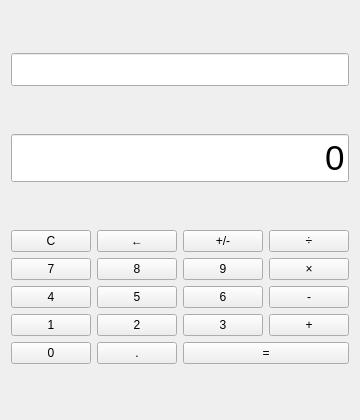
<?xml version="1.0" encoding="UTF-8"?>
<ui version="4.0">
 <class>Widget</class>
 <widget class="QWidget" name="Widget">
  <property name="geometry">
   <rect>
    <x>0</x>
    <y>0</y>
    <width>300</width>
    <height>420</height>
   </rect>
  </property>
  <property name="windowTitle">
   <string>计算器</string>
  </property>
  <layout class="QVBoxLayout" name="verticalLayout" spacing="6">
   <item>
    <widget class="QLineEdit" name="lineEdit_formula">
     <property name="font">
      <font><pointsize>16</pointsize></font>
     </property>
     <property name="alignment">
      <set>Qt::AlignRight</set>
     </property>
     <property name="readOnly">
      <bool>true</bool>
     </property>
    </widget>
   </item>
   <item>
    <widget class="QLineEdit" name="lineEdit_result">
     <property name="font">
      <font><pointsize>26</pointsize></font>
     </property>
     <property name="alignment">
      <set>Qt::AlignRight</set>
     </property>
     <property name="readOnly">
      <bool>true</bool>
     </property>
     <property name="text">
      <string>0</string>
     </property>
    </widget>
   </item>
   <item>
    <layout class="QGridLayout" name="gridLayout">
     <item row="0" column="0">
      <widget class="QPushButton" name="btnClear"><property name="text"><string>C</string></property></widget>
     </item>
     <item row="0" column="1">
      <widget class="QPushButton" name="btnBack"><property name="text"><string>←</string></property></widget>
     </item>
     <item row="0" column="2">
      <widget class="QPushButton" name="btnSign"><property name="text"><string>+/-</string></property></widget>
     </item>
     <item row="0" column="3">
      <widget class="QPushButton" name="btnDiv"><property name="text"><string>÷</string></property></widget>
     </item>
     <item row="1" column="0">
      <widget class="QPushButton" name="btn7"><property name="text"><string>7</string></property></widget>
     </item>
     <item row="1" column="1">
      <widget class="QPushButton" name="btn8"><property name="text"><string>8</string></property></widget>
     </item>
     <item row="1" column="2">
      <widget class="QPushButton" name="btn9"><property name="text"><string>9</string></property></widget>
     </item>
     <item row="1" column="3">
      <widget class="QPushButton" name="btnMul"><property name="text"><string>×</string></property></widget>
     </item>
     <item row="2" column="0">
      <widget class="QPushButton" name="btn4"><property name="text"><string>4</string></property></widget>
     </item>
     <item row="2" column="1">
      <widget class="QPushButton" name="btn5"><property name="text"><string>5</string></property></widget>
     </item>
     <item row="2" column="2">
      <widget class="QPushButton" name="btn6"><property name="text"><string>6</string></property></widget>
     </item>
     <item row="2" column="3">
      <widget class="QPushButton" name="btnSub"><property name="text"><string>-</string></property></widget>
     </item>
     <item row="3" column="0">
      <widget class="QPushButton" name="btn1"><property name="text"><string>1</string></property></widget>
     </item>
     <item row="3" column="1">
      <widget class="QPushButton" name="btn2"><property name="text"><string>2</string></property></widget>
     </item>
     <item row="3" column="2">
      <widget class="QPushButton" name="btn3"><property name="text"><string>3</string></property></widget>
     </item>
     <item row="3" column="3">
      <widget class="QPushButton" name="btnAdd"><property name="text"><string>+</string></property></widget>
     </item>
     <item row="4" column="0">
      <widget class="QPushButton" name="btn0"><property name="text"><string>0</string></property></widget>
     </item>
     <item row="4" column="1">
      <widget class="QPushButton" name="btnPoint"><property name="text"><string>.</string></property></widget>
     </item>
     <item row="4" column="2" colspan="2">
      <widget class="QPushButton" name="btnEqual"><property name="text"><string>=</string></property></widget>
     </item>
    </layout>
   </item>
  </layout>
 </widget>
 <resources/>
 <connections/>
</ui>
